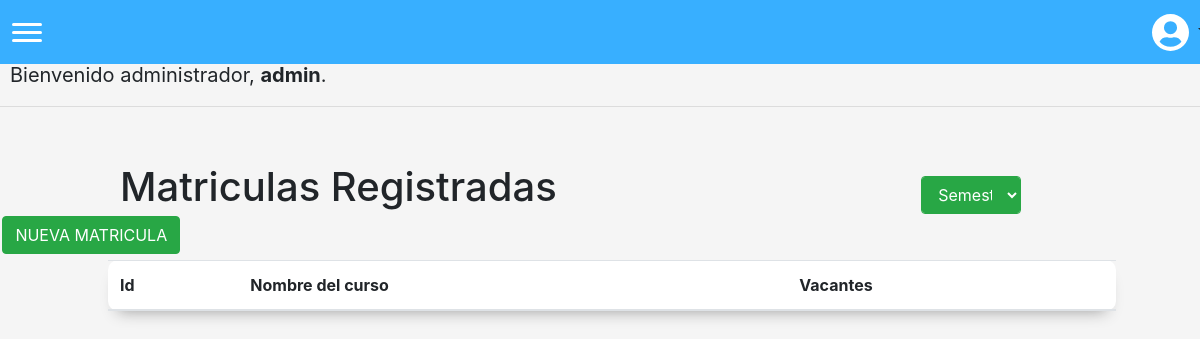
Page /listamatriculas (signed in) on the earlier database version.
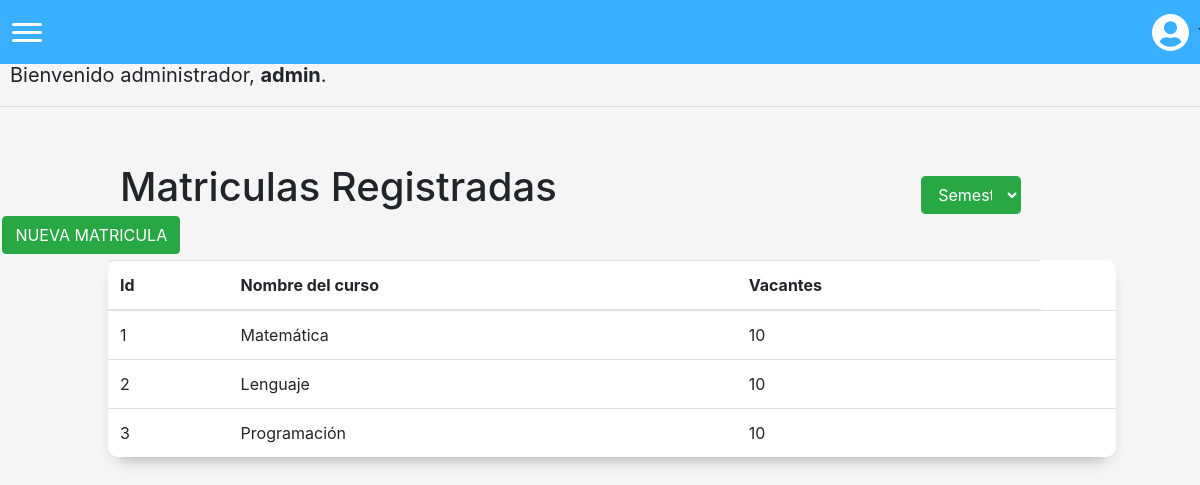
Same page on the later database version.
### matricula/models.py (models this page shows)
class Curso(models.Model):
    nombreCurso = models.CharField(max_length=255, unique=True)
    profesor = models.ForeignKey(Profesor, on_delete=models.CASCADE, related_name="profesor")
    activo = models.BooleanField()
    vacantes = models.IntegerField(default=0)

### matricula/views.py (the view)
# urls.py: path('listamatriculas', views.listarMatriculasTotales, name='listamatriculas'),
@login_required(login_url='/login')
def listarMatriculasTotales(request):
    matricula = DetalleMatricula.objects.all()
    listacurso = []
    for obj in matricula:
        listacurso.append(obj.curso)
    lista = {i:listacurso.count(i) for i in listacurso}
    listacurso = list(dict.fromkeys(listacurso))
    return render(request, "matricula/listamatriculas.html", {'cursos': lista})

### matricula/templates/matricula/listamatriculas.html (shortened to what this page needs)
{% extends "matricula/layout.html" %}
{% block body %}
<h1 style="display: inline; margin-left: 10%;"> Matriculas Registradas</h1>
<select id="selectDinamico" class="form-control col-sm-1 btn-success" style="display: inline; margin-left: 30%;" onchange="changeFilter()">
    <option value="" hidden>Semestre</option>
</select>
<button id="options" class="btn btn-success" onclick="changeWindow()">NUEVA MATRICULA</button>
<div>
    <table id="tabla" class="table">
    <thead>
            <tr>
                <th scope="col">
                    Id
                </th>
                <th scope="col">
                    Nombre del curso
                </th>
                <th scope="col">
                    Vacantes
                </th>
            </tr>
        </thead>
        <tbody>
            {% for curso in cursos %}
            <tr>
                <td class="id" scope="row">
                    {{curso.id}}
                </td>
                <td scope="row">
                    {{curso.nombreCurso}}
                </td>
                <td class="vacan" scope="row">
                    {{curso.vacantes}}
                </td>
                <td scope="row">
                </td>
            </tr>
            {% endfor %}
        </tbody>
    </table>
</div>
{% endblock %}

Differences in the rows shown:
now on this page (row unchanged): Curso: id "1", nombreCurso "Matemática", vacantes "10"
now on this page (row edited): Curso: id "2", nombreCurso "Lenguaje", vacantes "10"
now on this page (row unchanged): Curso: id "3", nombreCurso "Programación", vacantes "10"
